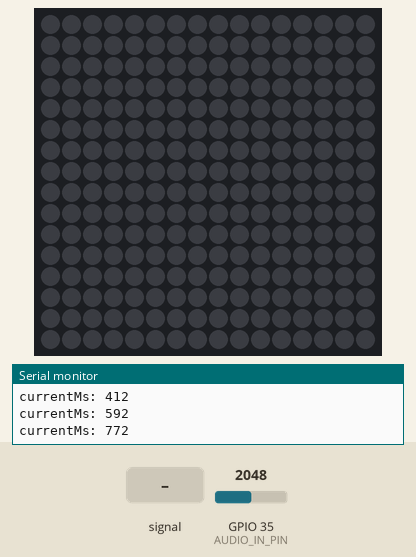
Simulated run of this sketch. Board: ESP32. Parts: 16×16 RGB LED matrix (first LED top left, wired row by row), the last lines printed to the serial monitor. The inputs (shaded band) are chosen by the test bench; at power-on: GPIO 35 (AUDIO_IN_PIN) = 2048. Dim RGB values are drawn brighter than linear.

Above: at 1.9 s.
2.0 s: GPIO 35 (AUDIO_IN_PIN) fed a 200 Hz sine of ±327 counts around its level
At 3.5 s:
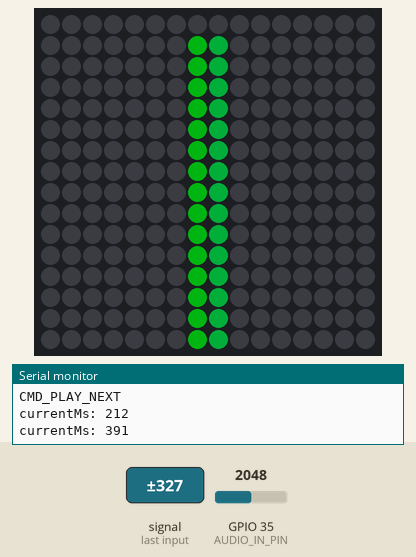
4.1 s: GPIO 35 (AUDIO_IN_PIN) fed a 1000 Hz sine of ±1023 counts around its level
At 6.0 s:
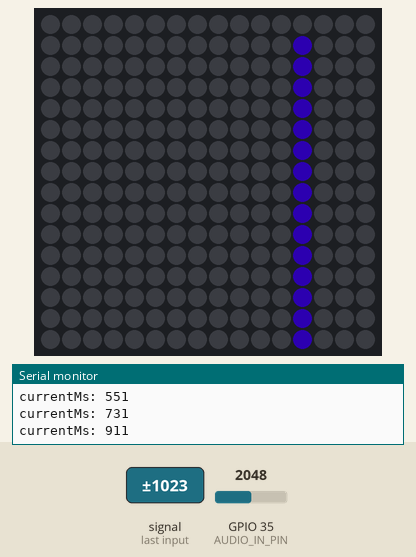
6.3 s: GPIO 35 (AUDIO_IN_PIN) set to 2866
At 6.72 s:
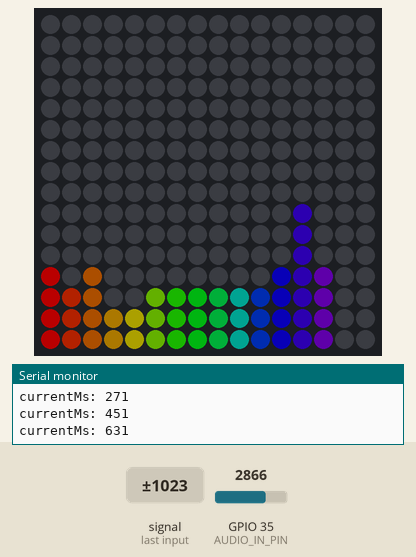
8.6 s: GPIO 35 (AUDIO_IN_PIN) fed a 2 Hz sine of ±1228 counts around its level
At 9.24 s:
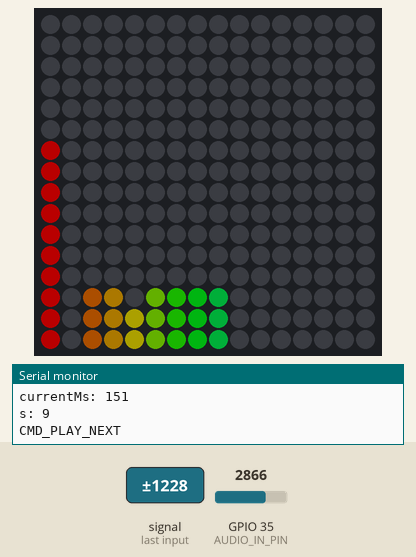
11.1 s: GPIO 35 (AUDIO_IN_PIN) set to 3603
At 11.58 s:
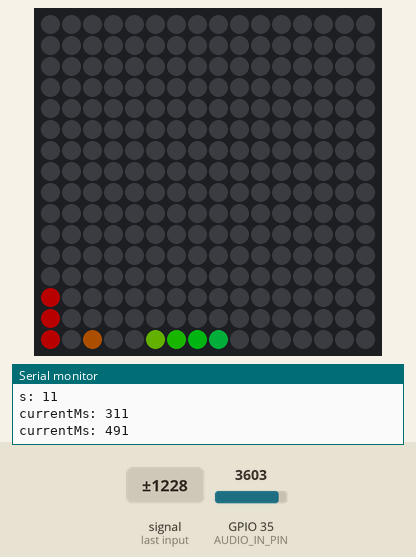
13.3 s: GPIO 35 (AUDIO_IN_PIN) set to 1228
At 14.1 s:
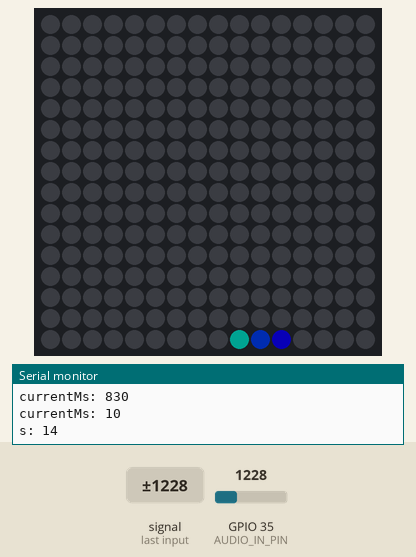
Timing chart, 0 to 16.3 s (numbered marks = the images above; inputs shaded):
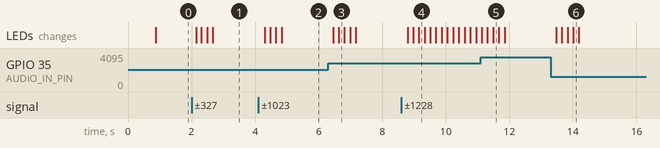

The sketch:

mp3-player.ino
```cpp
/*
 * Source:
 * https://esp32io.com/tutorials/esp32-mp3-player
 *
 * Using micro SDHC card 16GB
 * mp3 files stored in root directory
 *
 *  WIRING:
 *
 *  ESP32         | MP3 player module
 * ---------------+-------------------
 *  Vin           | VCC
 *  GND           | GND
 *  RX2 (GPIO 16) | TX
 *  TX2 (GPIO 17) | RX
 */
// clang-format off
#include <FastLED_NeoMatrix.h>
#include <arduinoFFT.h>
#include <ESP32Time.h>
// clang-format on

#define CMD_PLAY_NEXT 0x01
#define CMD_PLAY_PREV 0x02
#define CMD_PLAY_W_INDEX 0x03
#define CMD_SET_VOLUME 0x06
#define CMD_SEL_DEV 0x09
#define CMD_PLAY_W_VOL 0x22
#define CMD_PLAY 0x0D
#define CMD_PAUSE 0x0E
#define CMD_SINGLE_CYCLE 0x19

#define DEV_TF 0x02
#define SINGLE_CYCLE_ON 0x00
#define SINGLE_CYCLE_OFF 0x01

#define MAX_VOLUME 30

#define AUDIO_IN_PIN 35
#define SAMPLES 1024
#define SAMPLING_FREQ 40000

#define SAMPLES         1024          // Must be a power of 2
#define SAMPLING_FREQ   10240         // Hz, must be 40000 or less due to ADC conversion time. Determines maximum frequency that can be analysed by the FFT Fmax=sampleF/2.
#define AMPLITUDE       1000          // Depending on your audio source level, you may need to alter this value. Can be used as a 'sensitivity' control.
#define AUDIO_IN_PIN    35            // Signal in on this pin
#define NUM_BANDS       16            // To change this, you will need to change the bunch of if statements describing the mapping from bins to bands
#define NOISE           500           // Used as a crude noise filter, values below this are ignored
#define TOP            16                // Don't allow the bars to go offscreen

#define MAX_MILLIAMPS   2000          // Careful with the amount of power here if running off USB port
const int BRIGHTNESS_SETTINGS[3] = {5, 70, 200};  // 3 Integer array for 3 brightness settings (based on pressing+holding BTN_PIN)
#define LED_VOLTS       5             // Usually 5 or 12
#define CHIPSET         WS2812B       // LED strip type
#define COLOR_ORDER     GRB           // If colours look wrong, play with this
#define LED_PIN         13             // LED strip data
const uint8_t kMatrixWidth = 16;                          // Matrix width
const uint8_t kMatrixHeight = 16;                         // Matrix height
#define NUM_LEDS       (kMatrixWidth * kMatrixHeight)     // Total number of LEDs
#define BAR_WIDTH      (kMatrixWidth  / (NUM_BANDS - 1))  // If width >= 8 light 1 LED width per bar, >= 16 light 2 LEDs width bar etc

// Sampling and FFT stuff
unsigned int sampling_period_us;
byte peak[] = {0,0,0,0,0,0,0,0,0,0,0,0,0,0,0,0};              // The length of these arrays must be >= NUM_BANDS
int oldBarHeights[] = {0,0,0,0,0,0,0,0,0,0,0,0,0,0,0,0};
int bandValues[] = {0,0,0,0,0,0,0,0,0,0,0,0,0,0,0,0};
double vReal[SAMPLES];
double vImag[SAMPLES];
unsigned long newTime;
//ArduinoFFT FFT = ArduinoFFT(vReal, vImag, SAMPLES, SAMPLING_FREQ);
ArduinoFFT<double> FFT = ArduinoFFT<double>(vReal, vImag, SAMPLES, SAMPLING_FREQ);

ESP32Time rtc;

CRGB leds[NUM_LEDS];
FastLED_NeoMatrix *matrix = new FastLED_NeoMatrix(leds, kMatrixWidth, kMatrixHeight,
  NEO_MATRIX_TOP        + NEO_MATRIX_LEFT +
  NEO_MATRIX_ROWS       + NEO_MATRIX_ZIGZAG +
  NEO_TILE_TOP + NEO_TILE_LEFT + NEO_TILE_ROWS);

void setup() {
  Serial.begin(9600);
  Serial2.begin(9600);
  delay(500); // wait chip initialization is complete

  rtc.setTime(30, 24, 15, 17, 1, 2024); // 17th Jan 2024 15:24:30

  FastLED.addLeds<CHIPSET, LED_PIN, COLOR_ORDER>(leds, NUM_LEDS).setCorrection(TypicalSMD5050);
  FastLED.setMaxPowerInVoltsAndMilliamps(LED_VOLTS, MAX_MILLIAMPS);
  FastLED.setBrightness(BRIGHTNESS_SETTINGS[1]);
  FastLED.clear();

  mp3_command(CMD_SEL_DEV, DEV_TF); // select the TF card
  delay(200);                       // wait for 200ms

  // mp3_command(CMD_PLAY, 0x0000); // Play first track

  // mp3_command(CMD_SINGLE_CYCLE, SINGLE_CYCLE_ON); // Plays the song on repeat
  // mp3_command(CMD_PLAY_W_INDEX, 3);               // Play track number 3
  // mp3_command(CMD_PAUSE, 0x0000);      // Pause mp3
  // mp3_command(CMD_PLAY_NEXT, 0x0000);  // Play next mp3
  // mp3_command(CMD_PLAY_PREV, 0x0000);  // Play previous mp3
  // mp3_command(CMD_SET_VOLUME, 30);     // Change volume to 30

  sampling_period_us = round(1000000 * (1.0 / SAMPLING_FREQ));
}

void loop() {

  FastLED.clear();

  // Reset bandValues[]
  for (int i = 0; i<NUM_BANDS; i++){
    bandValues[i] = 0;
  }

  // Sample the audio pin
  for (int i = 0; i < SAMPLES; i++) {
    newTime = micros();
    vReal[i] = analogRead(AUDIO_IN_PIN); // A conversion takes about 9.7uS on an ESP32
    vImag[i] = 0;
    while ((micros() - newTime) < sampling_period_us) { /* chill */ }
  }

  // Compute FFT
  FFT.dcRemoval();
  FFT.windowing(FFT_WIN_TYP_HAMMING, FFT_FORWARD);
  FFT.compute(FFT_FORWARD);
  FFT.complexToMagnitude();

  // Analyse FFT results
  for (int i = 2; i < (SAMPLES/2); i++){       // Don't use sample 0 and only first SAMPLES/2 are usable. Each array element represents a frequency bin and its value the amplitude.
    if (vReal[i] > NOISE) {                    // Add a crude noise filter

    /*8 bands, 12kHz top band
      if (i<=3 )           bandValues[0]  += (int)vReal[i];
      if (i>3   && i<=6  ) bandValues[1]  += (int)vReal[i];
      if (i>6   && i<=13 ) bandValues[2]  += (int)vReal[i];
      if (i>13  && i<=27 ) bandValues[3]  += (int)vReal[i];
      if (i>27  && i<=55 ) bandValues[4]  += (int)vReal[i];
      if (i>55  && i<=112) bandValues[5]  += (int)vReal[i];
      if (i>112 && i<=229) bandValues[6]  += (int)vReal[i];
      if (i>229          ) bandValues[7]  += (int)vReal[i];*/

    //16 bands, 12kHz top band
      if (i<=2 )           bandValues[0]  += (int)vReal[i];
      if (i>2   && i<=3  ) bandValues[1]  += (int)vReal[i];
      if (i>3   && i<=5  ) bandValues[2]  += (int)vReal[i];
      if (i>5   && i<=7  ) bandValues[3]  += (int)vReal[i];
      if (i>7   && i<=9  ) bandValues[4]  += (int)vReal[i];
      if (i>9   && i<=13 ) bandValues[5]  += (int)vReal[i];
      if (i>13  && i<=18 ) bandValues[6]  += (int)vReal[i];
      if (i>18  && i<=25 ) bandValues[7]  += (int)vReal[i];
      if (i>25  && i<=36 ) bandValues[8]  += (int)vReal[i];
      if (i>36  && i<=50 ) bandValues[9]  += (int)vReal[i];
      if (i>50  && i<=69 ) bandValues[10] += (int)vReal[i];
      if (i>69  && i<=97 ) bandValues[11] += (int)vReal[i];
      if (i>97  && i<=135) bandValues[12] += (int)vReal[i];
      if (i>135 && i<=189) bandValues[13] += (int)vReal[i];
      if (i>189 && i<=264) bandValues[14] += (int)vReal[i];
      if (i>264          ) bandValues[15] += (int)vReal[i];
    }
  }

  int sum = 0;
  // Process the FFT data into bar heights
  for (byte band = 0; band < NUM_BANDS; band++) {

    // Scale the bars for the display
    int barHeight = bandValues[band] / AMPLITUDE;
    if (barHeight > TOP) barHeight = TOP;

    // Small amount of averaging between frames
    barHeight = ((oldBarHeights[band] * 1) + barHeight) / 2;

    // Move peak up
    if (barHeight > peak[band]) {
      peak[band] = min(TOP, barHeight);
    }

    sum += barHeight;
    // Draw bars
    rainbowBars(band, barHeight);

    // Draw peaks

    // Save oldBarHeights for averaging later
    oldBarHeights[band] = barHeight;
  }

  // Update milliseconds
  static unsigned long ms = 0;
  static unsigned long prevMs = 0;
  unsigned long currentMs = rtc.getMillis();
  if (currentMs > prevMs) {
    ms += (currentMs - prevMs);
  } else {
    ms += currentMs + (1000 - prevMs);
  }
  prevMs = currentMs;

  Serial.print("currentMs: ");
  Serial.println(currentMs);

  EVERY_N_SECONDS(1) {
    Serial.print("s: ");
    Serial.println(ms / 1000);
  }

  // trigger track at given timestamps
  //static int nextTrack = 0;
  //int trackPlayTimes[] = {0, 1000, 5000, 8000};
  //if (ms >= trackPlayTimes[nextTrack]) {
  //  Serial.print("play next: ");
  //  Serial.println(nextTrack);
  //  mp3_command(CMD_PLAY_NEXT, 0x0000);  // Play next mp3
  //  nextTrack++;
  //}

  //16 stop, 33 start, 50 stop, 68 start, 86 stop
  //48s,     99s,      150s,    204s,     258s
  //every 50s

  static int volume = MAX_VOLUME;
  static int prevVolume = MAX_VOLUME;

  //static int nextFade = 0;
  //int fade[][4] = {{5000, 10000, MAX_VOLUME, 0}, {11000, 16000, 0, MAX_VOLUME}};
  //if (ms >= fade[nextFade][0] && ms <= fade[nextFade][1]) {
  //  volume = map(ms, fade[nextFade][0], fade[nextFade][1], fade[nextFade][2], fade[nextFade][3]);
  //} else if (ms > fade[nextFade][1]) {
  //  nextFade++;
  //}

  // fade out between 5 and 10 second timestamps
  //if (ms >= 5000 && ms <= 10000) {
  //  volume = map(ms, 5000, 10000, MAX_VOLUME, 0);
  //}

  // fade in between 15 and 20 second timestamps
  //if (ms >= 13000 && ms <= 18000) {
  //  volume = map(ms, 13000, 18000, 0, MAX_VOLUME);
  //}

  //static int nextCount = 0;
  EVERY_N_SECONDS(3) {
    Serial.println("CMD_PLAY_NEXT");
    mp3_command(CMD_PLAY_NEXT, 0x0000);  // Play next mp3
  //  nextCount++;
  //  Serial.print("nextCount: ");
  //  Serial.println(nextCount);
  }

  if (volume != prevVolume) {
    Serial.print("volume: ");
    Serial.println(volume);
    mp3_command(CMD_SET_VOLUME, volume);
    prevVolume = volume;
  }

  FastLED.show();
}

void rainbowBars(int band, int barHeight) {
  int xStart = BAR_WIDTH * band;
  for (int x = xStart; x < xStart + BAR_WIDTH; x++) {
    for (int y = TOP; y >= TOP - barHeight; y--) {
      matrix->drawPixel(x, y, CHSV((x / BAR_WIDTH) * (255 / NUM_BANDS), 255, 255));
    }
  }
}

void mp3_command(int8_t command, int16_t dat) {
  int8_t frame[8] = {0};
  frame[0] = 0x7e; // starting byte
  frame[1] = 0xff; // version
  frame[2] = 0x06; // the number of bytes of the command without starting byte
                   // and ending byte
  frame[3] = command;            //
  frame[4] = 0x00;               // 0x00 = no feedback, 0x01 = feedback
  frame[5] = (int8_t)(dat >> 8); // data high byte
  frame[6] = (int8_t)(dat);      // data low byte
  frame[7] = 0xef;               // ending byte
  for (uint8_t i = 0; i < 8; i++) {
    Serial2.write(frame[i]);
  }
}
```

Measured:
- after the input at 2.0 s, the LEDs: first change after 0.14 s (image 1 shows a later state)
- after the input at 4.1 s, the LEDs: first change after 0.20 s (image 2 shows a later state)
- after the input at 6.3 s, the LEDs: first change after 0.16 s (image 3 shows a later state)
- after the input at 8.6 s, the LEDs: first change after 0.20 s (image 4 shows a later state)
- after the input at 13.3 s, the LEDs: first change after 0.18 s (image 6 shows a later state)
